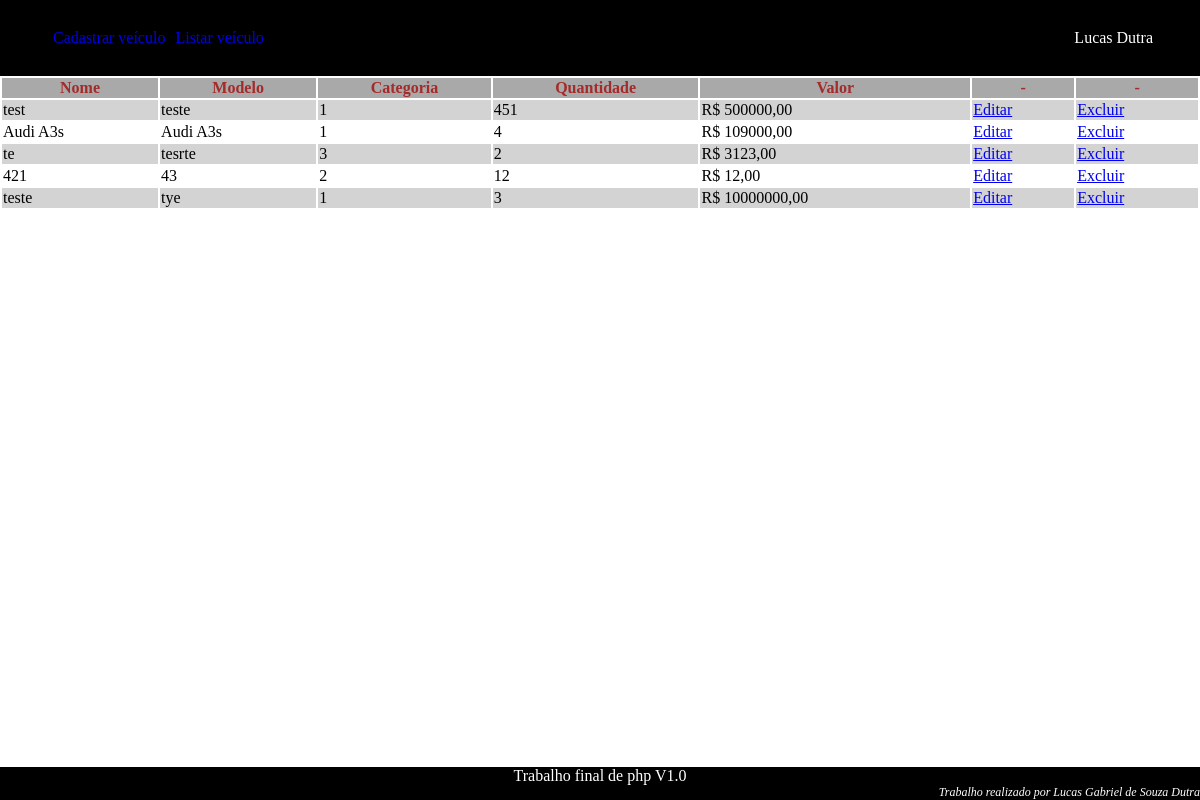
/view/sistema.php?tela=lv (signed in), run on the app's committed database.
### tables this page shows
CREATE TABLE `veiculo` (
  `id` int(11) NOT NULL AUTO_INCREMENT,
  `nome` varchar(255) DEFAULT NULL,
  `modelo` varchar(255) DEFAULT NULL,
  `categoria` int(11) DEFAULT NULL,
  `quantidade` int(11) DEFAULT NULL,
  `valor` decimal(12,2) DEFAULT NULL,
  PRIMARY KEY (`id`),
  KEY `categoria` (`categoria`),
  CONSTRAINT `veiculo_ibfk_1` FOREIGN KEY (`categoria`) REFERENCES `categoria` (`id`)
);

### model/Pessoa.class.php (called while the page is built, shortened)
<?php
require_once 'Entity.class.php';
class Pessoa extends Entity
{
    private $nome;
    private $ultimoNome;
    public function getNome()
    {
        return $this->nome;
    }
    public function getUltimoNome()
    {
        return $this->ultimoNome;
    }
}
?>

### control/dao/EntityManager.class.php (called while the page is built, shortened)
<?php
require_once __DIR__ . '/DataSource.class.php';
require_once __DIR__ . '/../../model/Entity.class.php';
class EntityManager extends DataSource
{
    protected $table;
    protected $fields;
    public function EntityManager($table, $classe)
    {
        $this->table = $table;
        $this->fields = ["id" => "id"];
    }
    public function getAll()
    {
        $query = "select * from $this->table";
        return $this->asListObject(parent::getConexao()->query($query));
    }
    function asListObject($result)
    {
        $lista = array();
        while ($linha = $result->fetch(PDO::FETCH_OBJ)) {
            $lista[] = $this->asObject($linha);
        }
        return $lista;
    }
    function asObject($linha)
    {
        $objeto = new $this->classe();
        foreach ($this->fields as $key => $value) {
            $setter = $this->getMethodSetter($key);
            $objeto->$setter($linha->$key);
        }
        return $objeto;
    }
    function getMethodSetter($field)
    {
        return 'set' . strtoupper(substr($field, 0, 1)) . substr($field, 1);
    }
}
?>

### control/bo/VeiculoBO.class.php (called while the page is built, shortened)
<?php
require_once __DIR__ . '/../dao/VeiculoDAO.class.php';
class VeiculoBO
{
    private $veiculoDAO;
    public function VeiculoBO()
    {
        $this->veiculoDAO = new VeiculoDAO();
    }
    public function getTodos()
    {
        return $this->veiculoDAO->getAll();
    }
}
?>

### control/dao/DataSource.class.php (called while the page is built)
<?php
class DataSource
{
    private $usuario;
    private $senha;
    private $endereco;
    private $porta;
    private $banco;
    public function DataSource()
    {
        $this->usuario = 'trabalhoFinal';
        $this->senha = 'trabalhoFinal';
        $this->endereco = 'localhost';
        $this->porta = 3306;
        $this->banco = 'trabalho_final_php';
    }
    protected function getConexao()
    {
        $conexao = "mysql:host=$this->endereco:$this->porta;dbname=$this->banco";
        return new PDO($conexao, $this->usuario, $this->senha);
    }
}
?>

### control/dao/VeiculoDAO.class.php (called while the page is built, shortened)
<?php
require_once __DIR__ . '/EntityManager.class.php';
require_once __DIR__ . '/../../model/Veiculo.class.php';
class VeiculoDAO extends EntityManager
{
    public function VeiculoDAO()
    {
        $this->fields = array_merge(
            $this->fields,
            [
                "modelo" => "modelo",
                "nome" => "nome",
                "categoria" => "categoria",
                "quantidade" => "quantidade",
                "valor" => "valor"
            ]
        );
    }
}
?>

### model/Entity.class.php (called while the page is built)
<?php
class Entity
{
    private $id;
    public function getId()
    {
        return $this->id;
    }
    public function setId($id)
    {
        $this->id = $id;
        return $this;
    }
}
?>

### model/Veiculo.class.php (called while the page is built, shortened)
<?php
class Veiculo extends Entity
{
    private $nome;
    private $modelo;
    private $categoria;
    private $quantidade;
    private $valor;
    public function Veiculo(
        $nome = null,
        $modelo = null,
        $categoria = null,
        $quantidade = null,
        $valor = null
    ) {
        $this->nome = $nome;
        $this->modelo = $modelo;
        $this->categoria = $categoria;
        $this->quantidade = $quantidade;
        $this->valor = $valor;
    }
    public function getNome()
    {
        return $this->nome;
    }
    public function setNome($nome)
    {
        $this->nome = $nome;
        return $this;
    }
    public function getModelo()
    {
        return $this->modelo;
    }
    public function setModelo($modelo)
    {
        $this->modelo = $modelo;
        return $this;
    }
    public function getCategoria()
    {
        return $this->categoria;
    }
    public function setCategoria($categoria)
    {
        $this->categoria = $categoria;
        return $this;
    }
    public function getQuantidade()
    {
        return $this->quantidade;
    }
    public function setQuantidade($quantidade)
    {
        $this->quantidade = $quantidade;
        return $this;
    }
    public function getValor()
    {
        return $this->valor;
    }
    public function setValor($valor)
    {
        $this->valor = $valor;
        return $this;
    }
}
?>

### view/veiculo/listar.php (the view)
<?php
require_once __DIR__ . '/../../control/bo/VeiculoBO.class.php';
$veiculoBO = new VeiculoBO();
$veiculos = $veiculoBO->getTodos();
?>
<table>
    <thead>
        <th>Nome</th>
        <th>Modelo</th>
        <th>Categoria</th>
        <th>Quantidade</th>
        <th>Valor</th>
        <th>-</th>
        <th>-</th>
    </thead>
    <tbody>
    <?php
    foreach ($veiculos as $veiculo) {
        ?>
        <tr>
            <td><?= $veiculo->getNome() ?></td>
            <td><?= $veiculo->getModelo() ?></td>
            <td><?= $veiculo->getCategoria() ?></td>
            <td><?= $veiculo->getQuantidade() ?></td>
            <td><?= 'R$ ' . str_replace('.', ',', $veiculo->getValor()) ?></td>
            <td><a href="sistema.php?tela=cv&id=<?= $veiculo->getId() ?>">Editar</a></td>
            <td><a href="../control/excluir-veiculo.php?id=<?= $veiculo->getId() ?>">Excluir</a></td>
        </tr>
    <?php
}
?>
    </tbody
</table>

### view/template/header.php (shortened to what this page needs)
<!DOCTYPE html>
<html lang="en">
<head>
    <link rel="stylesheet" href="estilo/pagina.css">
</head>
<body>

### view/template/menu.php (shortened to what this page needs)
<?php
if (isset($_SESSION['usuario'])) {
    $usuario = unserialize($_SESSION['usuario']);
}
?>
<nav>
    <ul>
        <li><a href="sistema.php?tela=cv">Cadastrar veículo</a></li>
        <li><a href="sistema.php?tela=lv">Listar veículo</a></li>
    </ul>
    <ul class="usuario">
        <li>
            <?= isset($usuario) ? ($usuario->getNome() . " " . $usuario->getUltimoNome()) : '' ?>
        </li>
    </ul>
</nav>

### view/sistema.php (shortened to what this page needs)
<?php
include 'template/header.php';
include 'template/menu.php';
if (isset($_GET['tela'])) {
    switch ($_GET['tela']) {
        case 'lv':
            include 'veiculo/listar.php';
            break;
    }
}
?>
<?php
include 'template/footer.php';
?>

### view/template/footer.php
<footer>
    <div class="center">
        Trabalho final de php V1.0
    </div>
    <div class="direita">
        Trabalho realizado por Lucas Gabriel de Souza Dutra
    </div>
</footer>
</body>
</html>

### view/estilo/pagina.css (style rules this page uses)
body { margin: 0 !important; }
footer { position: fixed; bottom: 0; left: 0; background-color: black; color: white; width: 100%; display: block; }
footer div.center { text-align: center; }
footer div.direita { text-align: right; font-style: italic; font-size: 12px; }
nav { background-color: black; width: 100%; padding: 0.5rem; }
nav ul { list-style: none; display: inline-flex; }
nav ul.usuario { float: right; margin-right: 50px; }
nav ul li { background-color: black; color: white; padding: 5px; display: inline; }
nav ul li a { text-decoration: none; }
table { width: 100%; }
table thead { background-color: darkgray; color: brown; }
table tbody tr:nth-child(2n + 1) { background-color: lightgray; }

### data on the page
veiculo: nome "test", modelo "teste", categoria "1", quantidade "451", valor "500000,00"
veiculo: nome "Audi A3s", modelo "Audi A3s", categoria "1", quantidade "4", valor "109000,00"
veiculo: nome "te", modelo "tesrte", categoria "3", quantidade "2", valor "3123,00"
veiculo: nome "421", modelo "43", categoria "2", quantidade "12", valor "12,00"
veiculo: nome "teste", modelo "tye", categoria "1", quantidade "3", valor "10000000,00"

### other printed values
$usuario->getNome() "Lucas"
$usuario->getUltimoNome() "Dutra"
